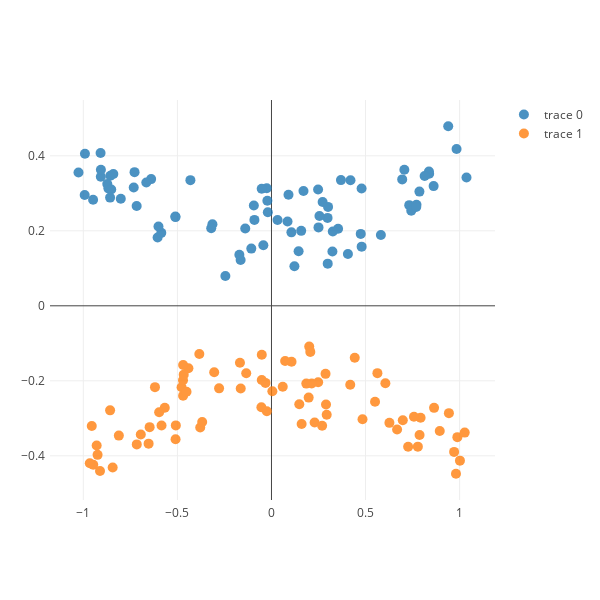

Here is the notebook cell this chart was saved with:
### Code cell
for C in [0.1, 1.0, 5.0, 10.0, 50.0]:
    svm_rbf = SVC(C=C, kernel='rbf')
    svm_rbf.fit(X_0, y_0)
    accuracy = accuracy_test(svm_rbf, X_0, y_0)
    print('cost = {}, #SV = {}, accuracy = {}'.format(
        C, svm_rbf.support_vectors_.shape[0], accuracy))
    
    X_0_sv = X_0[svm_rbf.support_]
    y_0_sv = y_0[svm_rbf.support_]
    ipython_2d_scatter(X_0_sv, y_0_sv, marker_size=10)
    print('\n{}\n'.format('-'*50))

### Figure 1 — Plotly figure (JSON) as saved in the notebook; plotly's stock layout.template omitted (floating-point values rounded to 4 significant figures)
{"data": [{"marker": {"color": 0, "colorscale": "Jet", "size": 10}, "mode": "markers", "opacity": 0.8, "text": ["point #0", "point #1", "point #2", "point #3", "point #4", "point #5", "point #6", "point #7", "point #8", "point #9", "point #10", "point #11", "point #12", "point #13", "point #14", "point #15", "point #16", "point #17", "point #18", "point #19", "point #20", "point #21", "point #22", "point #23", "point #24", "point #25", "point #26", "point #27", "point #28", "point #29", "point #30", "point #31", "point #32", "point #33", "point #34", "point #35", "point #36", "point #37", "point #38", "point #39", "point #40", "point #41", "point #42", "point #43", "point #44", "point #45", "point #46", "point #47", "point #48", "point #49", "point #50", "point #51", "point #52", "point #53", "point #54", "point #55", "point #56", "point #57", "point #58", "point #59", "point #60", "point #61", "point #62", "point #63", "point #64", "point #65", "point #66", "point #67", "point #68", "point #69", "point #70", "point #71", "point #72", "point #73", "point #74", "point #75", "point #76", "point #77"], "type": "scatter", "x": [0.03225, 0.3541, -0.164, 0.298, 0.2477, -0.6052, -0.02504, -0.6395, 0.1061, -0.8565, 0.4789, 0.2719, -0.4309, -0.9914, 0.7322, -0.5856, -0.7166, 0.8382, -0.5102, -0.02182, -0.7321, 0.4745, 0.4063, -0.7278, -0.8669, 0.5816, -0.3138, -0.2451, -0.8727, 0.7708, 0.25, -0.8518, -0.8578, -0.01946, -0.5109, -0.8009, -0.1394, -0.1072, 0.3693, -0.907, 0.3239, 0.158, 0.2551, 0.8618, 0.9395, 0.8369, 0.1442, -0.9481, 0.7062, -0.09071, -0.1707, -1.026, 0.6948, 0.743, -0.05195, 0.326, 0.4793, -0.6652, 0.7693, 1.037, 0.1701, -0.6005, -0.9929, -0.09381, 0.2989, 0.42, 0.7864, -0.8405, -0.9066, -0.9084, 0.08534, 0.3007, 0.9837, -0.04318, -0.3202, 0.8142, 0.09046, 0.122], "y": [0.2286, 0.2055, 0.122, 0.2345, 0.3101, 0.182, 0.3134, 0.3379, 0.1958, 0.3468, 0.3126, 0.2768, 0.3351, 0.4055, 0.2685, 0.1945, 0.2661, 0.3523, 0.2365, 0.2801, 0.3157, 0.1918, 0.1382, 0.3564, 0.3132, 0.189, 0.2175, 0.07964, 0.3248, 0.2696, 0.2091, 0.3101, 0.2886, 0.2494, 0.2379, 0.2853, 0.2061, 0.1526, 0.3352, 0.3443, 0.1449, 0.1999, 0.2393, 0.3192, 0.4788, 0.3582, 0.1454, 0.2829, 0.3628, 0.2291, 0.136, 0.3556, 0.3371, 0.2535, 0.312, 0.198, 0.1578, 0.329, 0.2634, 0.3423, 0.3064, 0.2115, 0.2956, 0.2675, 0.1124, 0.3348, 0.3045, 0.3513, 0.3629, 0.4075, 0.2248, 0.2637, 0.4182, 0.1614, 0.2067, 0.3459, 0.296, 0.1057]}, {"marker": {"color": 1, "colorscale": "Jet", "size": 10}, "mode": "markers", "opacity": 0.8, "text": ["point #78", "point #79", "point #80", "point #81", "point #82", "point #83", "point #84", "point #85", "point #86", "point #87", "point #88", "point #89", "point #90", "point #91", "point #92", "point #93", "point #94", "point #95", "point #96", "point #97", "point #98", "point #99", "point #100", "point #101", "point #102", "point #103", "point #104", "point #105", "point #106", "point #107", "point #108", "point #109", "point #110", "point #111", "point #112", "point #113", "point #114", "point #115", "point #116", "point #117", "point #118", "point #119", "point #120", "point #121", "point #122", "point #123", "point #124", "point #125", "point #126", "point #127", "point #128", "point #129", "point #130", "point #131", "point #132", "point #133", "point #134", "point #135", "point #136", "point #137", "point #138", "point #139", "point #140", "point #141", "point #142", "point #143", "point #144", "point #145", "point #146", "point #147", "point #148", "point #149", "point #150", "point #151", "point #152", "point #153", "point #154", "point #155"], "type": "scatter", "x": [-0.9244, -0.0515, -0.1675, 0.4186, 0.1067, -0.9291, 0.07271, 0.9431, 0.9881, -0.6476, -0.9113, 0.9807, 0.4839, -0.5672, 0.2481, -0.6531, 0.2139, 0.2899, 0.1977, 0.1603, 0.2293, 0.6676, -0.9551, -0.4415, 0.5504, -0.6946, 0.8943, -0.2784, 0.2005, -0.1635, -0.3834, -0.02469, -0.03183, -0.4695, -0.8113, -0.5084, -0.3787, 0.8642, 0.778, 0.2693, -0.6192, 0.2874, -0.4779, -0.05368, -0.4698, -0.5843, -0.05166, 0.1852, -0.3044, -0.4702, 0.05985, -0.597, 1.002, -0.4664, 0.2064, 0.9707, 0.7872, -0.4516, 0.7926, 0.004743, 1.027, -0.844, -0.1342, -0.9473, -0.3682, 0.7574, 0.6055, 0.5631, -0.5098, -0.8577, 0.6269, 0.7264, 0.4426, -0.9657, 0.1479, -0.716, 0.698, 0.2936], "y": [-0.3975, -0.1307, -0.1517, -0.2103, -0.1492, -0.3725, -0.1472, -0.2862, -0.3502, -0.3236, -0.4407, -0.4478, -0.3027, -0.272, -0.2036, -0.3675, -0.2071, -0.2633, -0.2448, -0.3152, -0.311, -0.33, -0.3203, -0.1663, -0.2558, -0.3432, -0.334, -0.2201, -0.1088, -0.2203, -0.1284, -0.2812, -0.2056, -0.1578, -0.3461, -0.3188, -0.3244, -0.2721, -0.3755, -0.3198, -0.2169, -0.1814, -0.2171, -0.2703, -0.2397, -0.319, -0.1979, -0.2075, -0.177, -0.1984, -0.2158, -0.2837, -0.4129, -0.1835, -0.1229, -0.3896, -0.3443, -0.229, -0.2985, -0.2279, -0.3381, -0.4312, -0.1799, -0.4237, -0.3098, -0.2959, -0.2067, -0.1796, -0.356, -0.2788, -0.3122, -0.3759, -0.1387, -0.4196, -0.2624, -0.3696, -0.3053, -0.2905]}], "layout": {"autosize": false, "height": 600, "margin": {"b": 100, "l": 50, "pad": 4, "r": 50, "t": 100}, "width": 600}}
